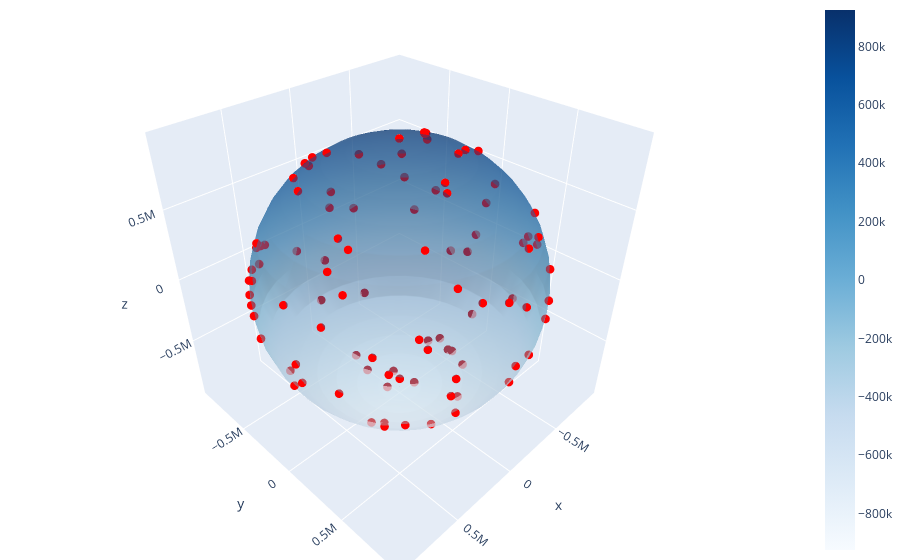

Notebook code for this chart:
### Code cell
def ms(x, y, z, radius, resolution=20):
    """Return the coordinates for plotting a sphere centered at (x,y,z)"""
    u, v = np.mgrid[0:2*np.pi:resolution*2j, 0:np.pi:resolution*1j]
    X = radius * np.cos(u)*np.sin(v) + x
    Y = radius * np.sin(u)*np.sin(v) + y
    Z = radius * np.cos(v) + z
    return (X, Y, Z)

(x_earth_surface, y_earth_surface, z_earth_surface) = ms(0, 0, 0, Rsoi)
# Create a scatter plot
x_scatter = df.x  # Example scatter data
y_scatter = df.y
z_scatter = df.z

# Create 3D plot
fig = go.Figure()

# Solid sphere
fig.add_trace(go.Surface(x=x_earth_surface, y=y_earth_surface, z=z_earth_surface, colorscale='blues', opacity=0.5))

# Scatter plot
fig.add_trace(go.Scatter3d(x=x_scatter, y=y_scatter, z=z_scatter, mode='markers', marker=dict(size=3, color='red')))

fig.update_layout(scene=dict(aspectmode='data'), margin=dict(l=0, r=0, b=0, t=0))
fig.show()
